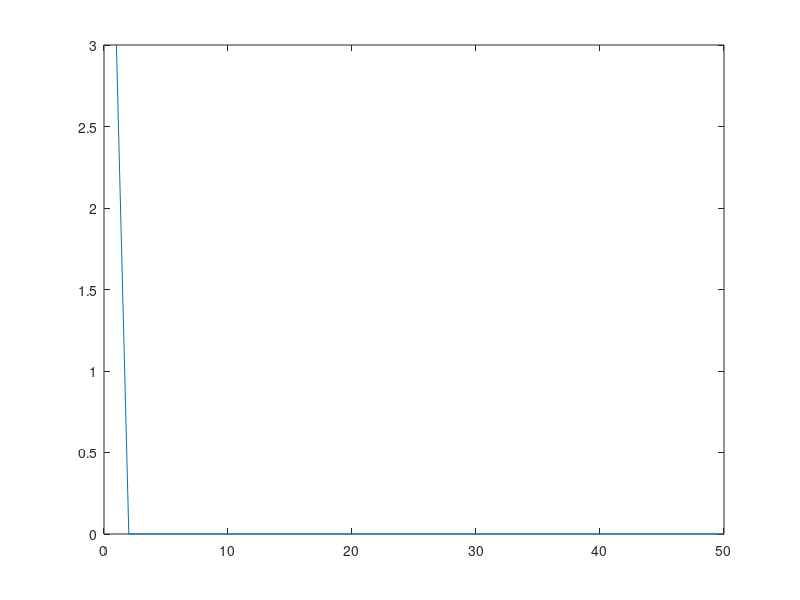

Here is the MATLAB script that generated this plot:
clc;
clear;

x = [0 0 1 1; 0 1 0 1];
y = [0 1 1 1];
w = [0 0];
b = 0;
alpha = 0.1;
theta = 0.5;
iter = 50;
for k = 1:iter
    for i=1:size(x,2)
        a(i) = b + x(1,i)*w(1) + x(2,i)*w(2);
        h(i) = (a(i) >= theta);
        if (h(i) ~= y(i))
            for j=1:2
                w(j) = w(j) + (alpha*y(i)*x(j,i));
            end
            b = b + (alpha*y(i));
        end
    end
    e(k) = sum((y-h).^2);
end
plot(e)